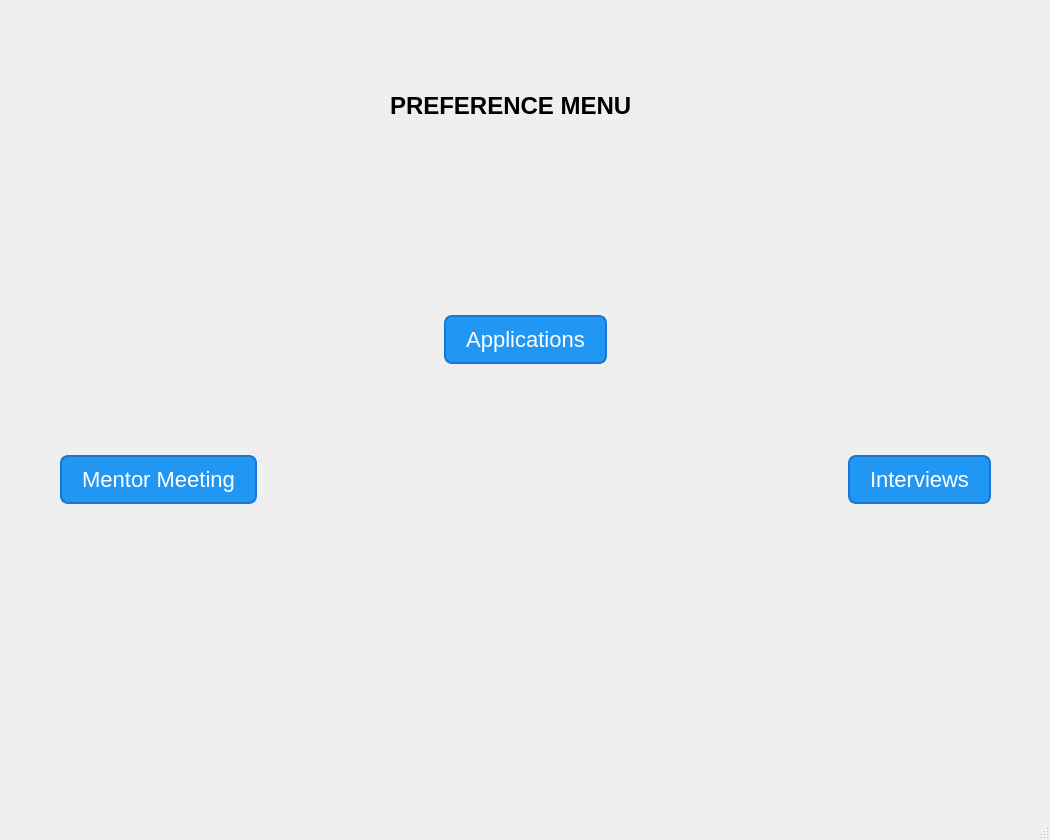
<?xml version="1.0" encoding="UTF-8"?>
<ui version="4.0">
 <class>MainWindow</class>
 <widget class="QMainWindow" name="MainWindow">
  <property name="geometry">
   <rect>
    <x>0</x>
    <y>0</y>
    <width>1050</width>
    <height>840</height>
   </rect>
  </property>
  <property name="minimumSize">
   <size>
    <width>1050</width>
    <height>840</height>
   </size>
  </property>
  <property name="maximumSize">
   <size>
    <width>1050</width>
    <height>840</height>
   </size>
  </property>
  <property name="windowTitle">
   <string>Preference Menu</string>
  </property>
  <property name="styleSheet">
   <string notr="true">QWidget {
    background: qlineargradient(spread:pad, x1:0, y1:0, x2:1, y2:1, 
    stop:0 #E9F2FF, stop:1 #B9D6EB);
}
QPushButton {
    background-color: #2196F3;
    border-radius: 8px;
    border: 2px solid #1976D2;
    padding: 10px 20px;
    font-size: 22px;
    color: white;
    box-shadow: 0 4px #1976D2;
    transition: all 0.3s ease;
}

QPushButton:hover {
    background-color: #42A5F5;
    box-shadow: 0 6px #1976D2;
    transform: translateY(-4px);
}

QPushButton:pressed {
    background-color: #1E88E5;
    box-shadow: 0 2px #1976D2;
    transform: translateY(2px);
}
</string>
  </property>
  <widget class="QWidget" name="centralwidget">
   <widget class="QLabel" name="label">
    <property name="geometry">
     <rect>
      <x>390</x>
      <y>80</y>
      <width>301</width>
      <height>51</height>
     </rect>
    </property>
    <property name="font">
     <font>
      <pointsize>18</pointsize>
      <weight>75</weight>
      <bold>true</bold>
     </font>
    </property>
    <property name="text">
     <string>PREFERENCE MENU</string>
    </property>
   </widget>
   <widget class="QWidget" name="gridLayoutWidget">
    <property name="geometry">
     <rect>
      <x>60</x>
      <y>230</y>
      <width>931</width>
      <height>361</height>
     </rect>
    </property>
    <layout class="QGridLayout" name="gridLayout">
     <item row="1" column="0">
      <layout class="QHBoxLayout" name="horizontalLayout">
       <item>
        <widget class="QPushButton" name="pushButton_mentorMeeting">
         <property name="font">
          <font>
           <pointsize>-1</pointsize>
          </font>
         </property>
         <property name="text">
          <string>Mentor Meeting</string>
         </property>
        </widget>
       </item>
       <item>
        <spacer name="horizontalSpacer">
         <property name="orientation">
          <enum>Qt::Horizontal</enum>
         </property>
         <property name="sizeHint" stdset="0">
          <size>
           <width>40</width>
           <height>20</height>
          </size>
         </property>
        </spacer>
       </item>
       <item>
        <widget class="QPushButton" name="pushButton_interviews">
         <property name="font">
          <font>
           <pointsize>-1</pointsize>
          </font>
         </property>
         <property name="text">
          <string>Interviews</string>
         </property>
        </widget>
       </item>
      </layout>
     </item>
     <item row="0" column="0">
      <layout class="QHBoxLayout" name="horizontalLayout_3">
       <item>
        <spacer name="horizontalSpacer_2">
         <property name="orientation">
          <enum>Qt::Horizontal</enum>
         </property>
         <property name="sizeHint" stdset="0">
          <size>
           <width>40</width>
           <height>20</height>
          </size>
         </property>
        </spacer>
       </item>
       <item>
        <widget class="QPushButton" name="pushButton_applications">
         <property name="font">
          <font>
           <pointsize>-1</pointsize>
          </font>
         </property>
         <property name="text">
          <string>Applications</string>
         </property>
        </widget>
       </item>
       <item>
        <spacer name="horizontalSpacer_3">
         <property name="orientation">
          <enum>Qt::Horizontal</enum>
         </property>
         <property name="sizeHint" stdset="0">
          <size>
           <width>40</width>
           <height>20</height>
          </size>
         </property>
        </spacer>
       </item>
      </layout>
     </item>
    </layout>
   </widget>
  </widget>
  <widget class="QMenuBar" name="menubar">
   <property name="geometry">
    <rect>
     <x>0</x>
     <y>0</y>
     <width>1050</width>
     <height>26</height>
    </rect>
   </property>
  </widget>
  <widget class="QStatusBar" name="statusbar"/>
 </widget>
 <resources/>
 <connections/>
</ui>
